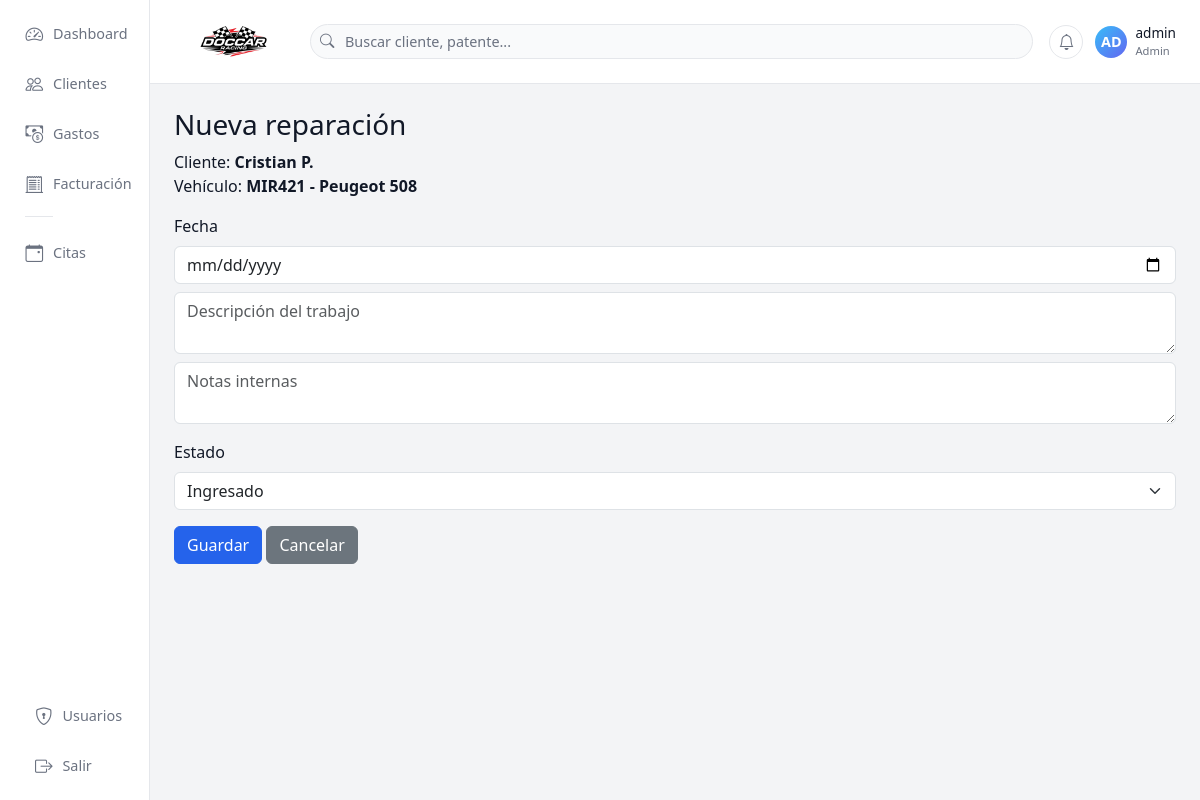
The app's page /vehiculos/15/reparaciones/nueva (signed in) with its own data.
### tables this page shows
CREATE TABLE clientes (
        id INTEGER PRIMARY KEY AUTOINCREMENT,
        nombre TEXT,
        apellido TEXT,
        telefono TEXT,
        email TEXT,
        direccion TEXT,
        notas TEXT
    , documento TEXT, razon_social TEXT);

CREATE TABLE vehiculos (
        id INTEGER PRIMARY KEY AUTOINCREMENT,
        cliente_id INTEGER,
        patente TEXT,
        marca TEXT,
        modelo TEXT,
        anio TEXT,
        km TEXT,
        notas TEXT,
        FOREIGN KEY(cliente_id) REFERENCES clientes(id)
    );

### app.py (the view, shortened to what this page needs)
@app.route("/vehiculos/<int:vehiculo_id>/reparaciones/nueva", methods=["GET", "POST"])
@login_required
def reparacion_nueva(vehiculo_id):
    con = get_con()
    cur = con.cursor()
    cur.execute("SELECT * FROM vehiculos WHERE id=?", (vehiculo_id,))
    vehiculo = cur.fetchone()
    if not vehiculo:
        con.close()
        return redirect(url_for("clientes"))
    cliente_id = vehiculo[1]
    cur.execute("SELECT * FROM clientes WHERE id=?", (cliente_id,))
    cliente = cur.fetchone()
    con.close()
    return render_template("reparacion_form.html", cliente=cliente, vehiculo=vehiculo)

### app.py (called while the page is built)
def get_con():
    return sqlite3.connect(DB_NAME)

def login_required(f):
    @wraps(f)
    def wrapper(*args, **kwargs):
        if "user_id" not in session:
            return redirect(url_for('login'))
        return f(*args, **kwargs)
    return wrapper

### templates/reparacion_form.html
{% extends "base.html" %}
{% block contenido %}
<h3>
    {% if reparacion %}
        Editar reparación
    {% else %}
        Nueva reparación
    {% endif %}
</h3>
<p>
    Cliente: <strong>{{ cliente[1] }} {{ cliente[2] }}</strong><br>
    Vehículo: <strong>{{ vehiculo[2] }} - {{ vehiculo[3] }} {{ vehiculo[4] }}</strong>
</p>
{% set estado_actual = reparacion and reparacion[5] or 'Ingresado' %}
<form method="POST">
    <div class="mb-2">
        <label for="fecha" class="form-label">Fecha</label>
        <input
            type="date"
            class="form-control"
            id="fecha"
            name="fecha"
            value="{{ reparacion and reparacion[2] or '' }}"
            required
        >
    </div>
    <textarea class="form-control mb-2" name="descripcion" placeholder="Descripción del trabajo">{{ reparacion and reparacion[3] or '' }}</textarea>
    <textarea class="form-control mb-2" name="notas" placeholder="Notas internas">{{ reparacion and reparacion[4] or '' }}</textarea>
    <label class="form-label mt-2">Estado</label>
    <select name="estado" class="form-select mb-3">
        {% for e in ['Ingresado', 'En proceso', 'Esperando repuesto', 'Terminado', 'Entregado', 'Facturada'] %}
        <option value="{{ e }}" {% if estado_actual == e %}selected{% endif %}>{{ e }}</option>
        {% endfor %}
    </select>
    <button class="btn btn-primary">Guardar</button>
    <a href="/vehiculos/{{ vehiculo[0] }}/reparaciones" class="btn btn-secondary">Cancelar</a>
</form>
{% endblock %}

### templates/base.html (style rules this page uses)
:root { --bg-app: #f3f4f6; --bg-sidebar: #ffffff; --bg-topbar: #ffffff; --bg-card: #ffffff; --border-soft: #e5e7eb; --text-main: #111827; --text-muted: #6b7280; --primary: #2563eb; --success: #16a34a; --danger: #dc2626; }
* { box-sizing: border-box; }
body { margin: 0; min-height: 100vh; background: var(--bg-app); color: var(--text-main); font-family: system-ui, -apple-system, BlinkMacSystemFont, "Segoe UI", sans-serif; }
a { text-decoration: none; color: inherit; }
.btn-primary { background-color: var(--primary); border-color: var(--primary); }

### records on screen
clientes: nombre "Cristian", apellido "P."
vehiculos: patente "MIR421", marca "Peugeot", modelo "508"

### other values on screen
{{ uname[:2].upper() }} "AD"
{{ session.get("username", "Usuario") }} "admin"
{{ session.get("rol", "operador")|capitalize }} "Admin"
form field estado "Ingresado"
